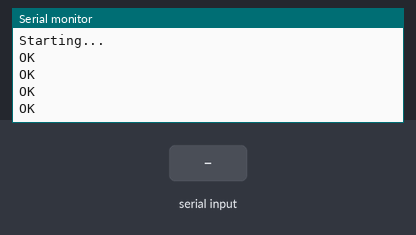
A sketch run on a simulated Arduino Uno, built with avr-gcc and run on an emulated ATmega328P. Parts: the last lines printed to the serial monitor. Inputs (shaded band) come from the test bench. The modem accepts every AT command (registered, SIM ready, sends succeed) and sends nothing else.

Above: at 2.0 s.
2.1 s: "+" received over the second serial link
At 2.8 s:
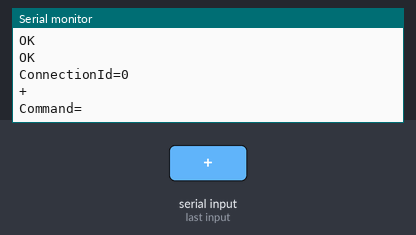
3.6 s: "," received over the second serial link
At 4.8 s:
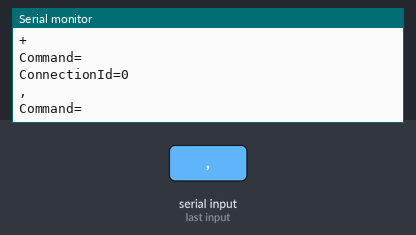
5.1 s: ":" received over the second serial link
At 6.2 s:
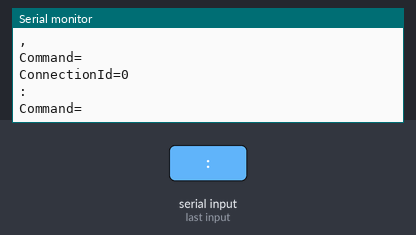
6.6 s: ";" received over the second serial link
At 7.4 s:
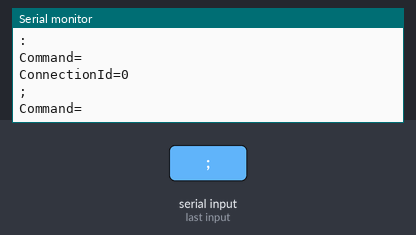
8.1 s: "#" received over the second serial link
At 8.5 s:
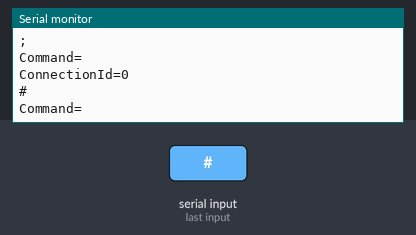
9.6 s: "v90\n" received over the second serial link
At 10.9 s:
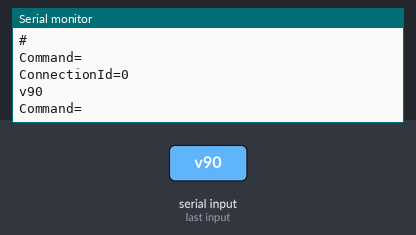

Measured:
- after the input at 2.1 s, the serial monitor: prints a new line at once (image 1)
- after the input at 3.6 s, the serial monitor: prints a new line at once (image 2)
- after the input at 5.1 s, the serial monitor: prints a new line at once (image 3)
- after the input at 6.6 s, the serial monitor: prints a new line at once (image 4)
- after the input at 8.1 s, the serial monitor: prints a new line at once (image 5)
- after the input at 9.6 s, the serial monitor: prints a new line at once (image 6)

The sketch:

2engines_wifi.ino
```cpp
#include <SoftwareSerial.h>

#define RxD 2
#define TxD 3

#define DEBUG_SERIAL 1
int wifiCommand;

int maxPower = 255;
int minPower = 100;
// for input data from wifi
#define BUFFER_WIFI 255
#define BUFFER_ESP_COMM 100
boolean cleanupWiFi;
bool isValidInput;
int connectionId = 0;
char inData[BUFFER_WIFI]; // Allocate some space for the string
char inChar; // Where to store the character read
byte index = 0; // Index into array; where to store the character

SoftwareSerial WiFiSerial(RxD, TxD);

boolean isValidNumber(char *data, int size)
{
  if (size == 0 ) return false;
   boolean isNum=false;
   if(!(data[0] == '+' || data[0] == '-' || isDigit(data[0]))) return false;

   for(byte i=1;i<size;i++)
   {
       if(!(isDigit(data[i]) || data[i] == '.')) return false;
   }
   return true;
}

boolean makeCleanup() {
  for (index = 0; index < BUFFER_WIFI; index++)
  {
    inData[index] = '\0';
  }
  index = 0;
  inChar ='0';
  WiFiSerial.flush();
}

void justConsumeData() {
  char buffer[BUFFER_ESP_COMM];
  int localIndex = 0;
  while(WiFiSerial.available() > 0) // Don't read unless there you know there is data
  {
    if(localIndex < BUFFER_ESP_COMM) // One less than the size of the array
     {
        inChar = WiFiSerial.read(); // Read a character
        buffer[localIndex] = inChar; // Store it
        localIndex++; // Increment where to write next
        buffer[localIndex] = '\0'; // Null terminate the string
     } else {
#ifdef DEBUG_SERIAL
        Serial.println(buffer);
        for(int i = 0; i < BUFFER_ESP_COMM; i++)
          buffer[i] = '\0';
        localIndex  = 0;
#endif
     }
  }
#ifdef DEBUG_SERIAL
  Serial.println(buffer);
  Serial.flush();
#endif
}

void initEsp01() {
  WiFiSerial.print("ATE0\r\n");
  WiFiSerial.flush();
  delay(200);
  justConsumeData();
  WiFiSerial.print("AT+CWMODE=3\r\n");
  WiFiSerial.flush();
  delay(200);
  justConsumeData();
  WiFiSerial.print("AT+CIPMUX=1\r\n");
  WiFiSerial.flush();
  delay(200);
  justConsumeData();
  WiFiSerial.print("AT+CIPSERVER=1,8080\r\n");
  WiFiSerial.flush();
  delay(200);
  justConsumeData();
}

void setup() {
    WiFiSerial.begin(115200);
#ifdef DEBUG_SERIAL
    Serial.begin(9600);
    Serial.println("Starting...");
#endif
    isValidInput = false;
    cleanupWiFi = false;
    maxPower=4000;
    initEsp01();
}
/*
 * parse the receiving data from esp01
 */
void parseEsp01() {
  int secondIndex = 0;
  int firstIndex = 0;
  char temp[100];
  int i,j;
  for(i = 0;i < index; i++) {
    if (inData[i] == ',') {
       if (firstIndex == 0)
          firstIndex = i;
       else {
          secondIndex = i;
          break;
       }
    }
  }
  j = 0;
  for (i = firstIndex + 1; i < secondIndex; i++, j++) {
    temp[j] = inData[i];
  }
  temp[j+1] = '\0';
  connectionId  = atoi(temp);
#ifdef DEBUG_SERIAL
  Serial.print("ConnectionId=");Serial.println(connectionId);
  Serial.println(inData);
#endif
  firstIndex = 0;
  for (i = 0; i < index; i++) {
    if (inData[i] == ':' || inData[i] == ';') {
      firstIndex = i;
    }
    if (inData[i] == '#') {
      secondIndex = i;
      break;
    }
  }
  for (i = firstIndex+1, index = 0; i <= secondIndex; i++, index++) {
    inData[index] = inData[i];
  }
  inData[index] = '\0';
#ifdef DEBUG_SERIAL
  Serial.print("Command=");Serial.println(inData);
#endif
}
boolean makeMove() {
    parseEsp01();
    if (index > 0) {
      inData[index-1] = '\0';
    }
    if (strlen(inData) == 1) {

    } else {
      if (inData[0] == 'v') {
        //remove v from command
        for (uint8_t i = 0 ; i < strlen(inData); i++) {
          inData[i]=inData[i+1];
        }
        if (!isValidNumber(inData, index - 2)) {
          isValidInput = false;
          makeCleanup();
          return false;
        }
        if (atol(inData) > 255 || atol(inData) < 0) {
          isValidInput = false;
          makeCleanup();
          return false;
        }
        maxPower = atol(inData);
        makeCleanup();
        isValidInput = true;
      } else if (inData[0] == 'd') {
        //remove d from command
        for (uint8_t i = 0 ; i < strlen(inData); i++) {
          inData[i]=inData[i+1];
        }
        if (!isValidNumber(inData, index - 2)) {
          isValidInput = false;
          makeCleanup();
          return false;
        }
      } else {
        makeCleanup();
        isValidInput = false;
      }
    }
    makeCleanup();
    return true;
}
void loop() {
  index = 0;
  while(WiFiSerial.available() > 0) // Don't read unless there you know there is data
  {
     if(index < BUFFER_WIFI) // One less than the size of the array
     {
        inChar = WiFiSerial.read(); // Read a character
        inData[index] = inChar; // Store it
        index++; // Increment where to write next
        inData[index] = '\0'; // Null terminate the string
     } else {
        makeCleanup();
        cleanupWiFi = true;
    }
  }
  if (index > 0)
    makeMove();
  delay(5);
}
```
